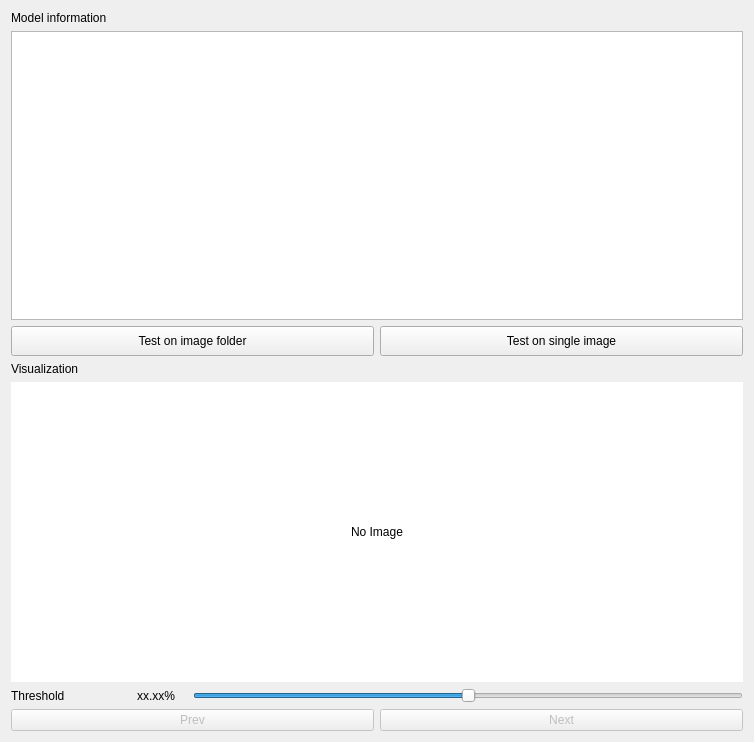
<?xml version="1.0" encoding="UTF-8"?>
<ui version="4.0">
 <class>evaluation_form</class>
 <widget class="QWidget" name="evaluation_form">
  <property name="geometry">
   <rect>
    <x>0</x>
    <y>0</y>
    <width>754</width>
    <height>742</height>
   </rect>
  </property>
  <property name="sizePolicy">
   <sizepolicy hsizetype="Minimum" vsizetype="Minimum">
    <horstretch>0</horstretch>
    <verstretch>0</verstretch>
   </sizepolicy>
  </property>
  <property name="windowTitle">
   <string>Form</string>
  </property>
  <layout class="QGridLayout" name="gridLayout_2">
   <item row="6" column="0">
    <layout class="QHBoxLayout" name="prev_next_line">
     <item>
      <widget class="QPushButton" name="prev_image_button">
       <property name="enabled">
        <bool>false</bool>
       </property>
       <property name="text">
        <string>Prev</string>
       </property>
       <property name="icon">
        <iconset resource="../../../resources/resources.qrc">
         <normaloff>:/images/images/prev.png</normaloff>:/images/images/prev.png</iconset>
       </property>
      </widget>
     </item>
     <item>
      <widget class="QPushButton" name="next_image_button">
       <property name="enabled">
        <bool>false</bool>
       </property>
       <property name="layoutDirection">
        <enum>Qt::RightToLeft</enum>
       </property>
       <property name="text">
        <string>Next</string>
       </property>
       <property name="icon">
        <iconset resource="../../../resources/resources.qrc">
         <normaloff>:/images/images/next.png</normaloff>:/images/images/next.png</iconset>
       </property>
      </widget>
     </item>
    </layout>
   </item>
   <item row="4" column="0">
    <widget class="QLabel" name="image_view">
     <property name="minimumSize">
      <size>
       <width>0</width>
       <height>300</height>
      </size>
     </property>
     <property name="styleSheet">
      <string notr="true">background: white;</string>
     </property>
     <property name="text">
      <string>No Image</string>
     </property>
     <property name="scaledContents">
      <bool>false</bool>
     </property>
     <property name="alignment">
      <set>Qt::AlignCenter</set>
     </property>
    </widget>
   </item>
   <item row="5" column="0">
    <layout class="QHBoxLayout" name="threshold_line">
     <item>
      <widget class="QLabel" name="threshold_title">
       <property name="sizePolicy">
        <sizepolicy hsizetype="Minimum" vsizetype="Minimum">
         <horstretch>0</horstretch>
         <verstretch>0</verstretch>
        </sizepolicy>
       </property>
       <property name="minimumSize">
        <size>
         <width>120</width>
         <height>0</height>
        </size>
       </property>
       <property name="text">
        <string>Threshold</string>
       </property>
      </widget>
     </item>
     <item>
      <widget class="QLabel" name="threshold_label">
       <property name="minimumSize">
        <size>
         <width>50</width>
         <height>0</height>
        </size>
       </property>
       <property name="text">
        <string>xx.xx%</string>
       </property>
      </widget>
     </item>
     <item>
      <widget class="QSlider" name="threshold_slider">
       <property name="minimum">
        <number>1</number>
       </property>
       <property name="maximum">
        <number>9999</number>
       </property>
       <property name="pageStep">
        <number>1</number>
       </property>
       <property name="value">
        <number>5000</number>
       </property>
       <property name="sliderPosition">
        <number>5000</number>
       </property>
       <property name="orientation">
        <enum>Qt::Horizontal</enum>
       </property>
       <property name="invertedControls">
        <bool>false</bool>
       </property>
      </widget>
     </item>
    </layout>
   </item>
   <item row="2" column="0">
    <layout class="QHBoxLayout" name="test_select_line">
     <item>
      <widget class="QPushButton" name="test_image_folder_button">
       <property name="minimumSize">
        <size>
         <width>0</width>
         <height>30</height>
        </size>
       </property>
       <property name="text">
        <string>Test on image folder</string>
       </property>
       <property name="icon">
        <iconset resource="../../../resources/resources.qrc">
         <normaloff>:/images/images/open.png</normaloff>:/images/images/open.png</iconset>
       </property>
      </widget>
     </item>
     <item>
      <widget class="QPushButton" name="test_image_button">
       <property name="minimumSize">
        <size>
         <width>0</width>
         <height>30</height>
        </size>
       </property>
       <property name="text">
        <string>Test on single image</string>
       </property>
       <property name="icon">
        <iconset resource="../../../resources/resources.qrc">
         <normaloff>:/images/images/open.png</normaloff>:/images/images/open.png</iconset>
       </property>
      </widget>
     </item>
    </layout>
   </item>
   <item row="3" column="0">
    <widget class="QLabel" name="visualization_title">
     <property name="text">
      <string>Visualization</string>
     </property>
    </widget>
   </item>
   <item row="1" column="0">
    <widget class="QTextEdit" name="model_info_edit">
     <property name="html">
      <string>&lt;!DOCTYPE HTML PUBLIC &quot;-//W3C//DTD HTML 4.0//EN&quot; &quot;http://www.w3.org/TR/REC-html40/strict.dtd&quot;&gt;
&lt;html&gt;&lt;head&gt;&lt;meta name=&quot;qrichtext&quot; content=&quot;1&quot; /&gt;&lt;style type=&quot;text/css&quot;&gt;
p, li { white-space: pre-wrap; }
&lt;/style&gt;&lt;/head&gt;&lt;body style=&quot; font-family:'Sans Serif'; font-size:9pt; font-weight:400; font-style:normal;&quot;&gt;
&lt;p style=&quot;-qt-paragraph-type:empty; margin-top:0px; margin-bottom:0px; margin-left:0px; margin-right:0px; -qt-block-indent:0; text-indent:0px;&quot;&gt;&lt;br /&gt;&lt;/p&gt;&lt;/body&gt;&lt;/html&gt;</string>
     </property>
    </widget>
   </item>
   <item row="0" column="0">
    <widget class="QLabel" name="model_information_title">
     <property name="text">
      <string>Model information</string>
     </property>
    </widget>
   </item>
  </layout>
 </widget>
 <resources>
  <include location="../../../resources/resources.qrc"/>
 </resources>
 <connections/>
</ui>
